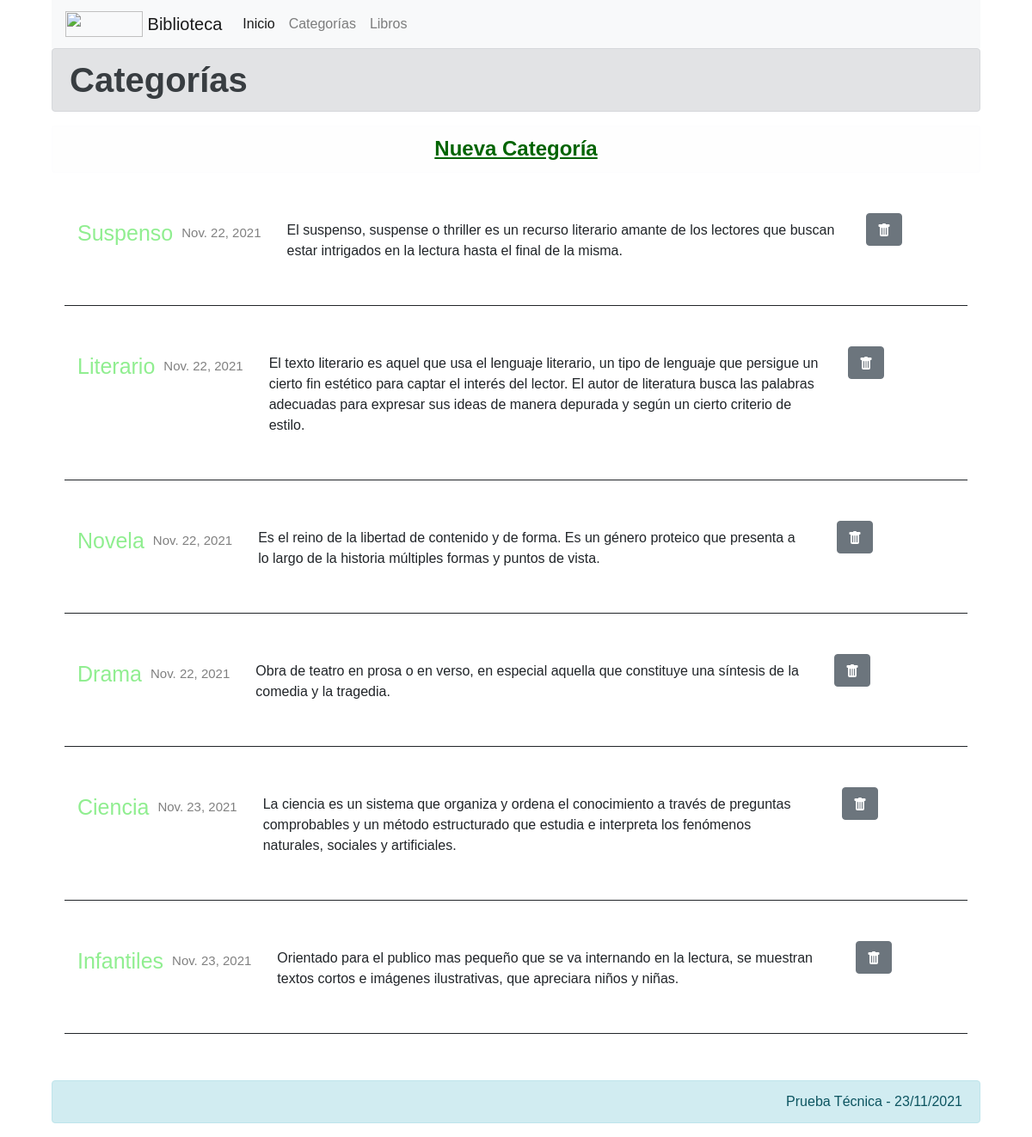
Page /categories/ on the committed database.
### libros/models.py (models this page shows)
class Category(models.Model):
    name= models.CharField(max_length=100, verbose_name='Nombre', null=False, blank=False)
    description = models.CharField(max_length=255, verbose_name='Descripción', null=False, blank=False)
    create_at= models.DateTimeField(auto_now_add=True, verbose_name="Creado el")
    class Meta:
        verbose_name= 'Categoría'
        verbose_name_plural = 'Categorías'
    def __str__(self):
        return self.name

### libros/views.py (the view)
# urls.py: path('categories/', views.list_categories, name="list_categories"),
def list_categories(request):
    categories = Category.objects.all()
    print(categories)
    return render(request, 'categories/list.html', {
        'title': 'Categorías',
        'categories': categories
    })

### libros/templates/categories/list.html (shortened to what this page needs)
{% extends 'layouts/layout.html' %}
{% block content %}
    <h1 class="title alert alert-secondary alert-link">{{title}} </h1>
    <h4 class="title alert alert-light alert-link text-center"><a class="new-element" href="{% url 'create-category' %}">Nueva Categor&iacute;a</a></h5>
    {%for category in categories %}
        {% include 'categories/category.html' with category=category nolink=0 %}
    {% endfor %}
{% endblock %}

### iniapp/templates/layouts/layout.html (shortened to what this page needs)
<!DOCTYPE html>
<html>
    <head>
        {% load static %}
        <link rel="stylesheet" href="https://cdn.jsdelivr.net/npm/bootstrap@4.5.3/dist/css/bootstrap.min.css">
        <link rel="stylesheet" type="text/css" href="{% static 'css/style.css' %}"/>
    </head>
    <body>
        <div class="container">
            <div class="col-sm-12">
                <nav class="navbar navbar-expand-lg navbar-light bg-light">
                    <a class="navbar-brand" href="{% url 'index' %}">
                        <img src="https://www.teknei.com/wp-content/uploads/2021/08/Teknei-1.svg" width="90" height="30" class="d-inline-block align-top" alt="" loading="lazy">
                        Biblioteca
                    </a>
                    <div class="collapse navbar-collapse" id="navbarNav">
                        <ul class="navbar-nav">
                            <li class="nav-item active">
                                <a class="nav-link" href="{% url 'index' %}">Inicio</a>
                            </li>
                            <li class="nav-item">
                                <a class="nav-link" href="{% url 'list_categories' %}">Categorías</a>
                            </li>
                            <li class="nav-item">
                                <a class="nav-link" href="{% url 'list_books' %}">Libros</a>
                            </li>
                        </ul>
                    </div>
                </nav>
            </div>
            <div id="content">
                <div class="col-sm-12">
                    {% block content %}{% endblock %}
                </div>
            </div>
            <br/>
            <div class="col-sm-12" >
                <footer class="alert alert-info text-right" role="alert">
                    Prueba Técnica - {% now "d/m/Y" %}
                </footer>
            </div>
        </div>
    </body>
</html>

### libros/templates/categories/category.html (shortened to what this page needs)
        <div class="col-sm-12">
        <Category class="category-item">
            <div class="data">
                <h2>
                    {% if nolink == 0 %}
                        <a class="select-element" href="{% url 'category' category.id %}">{{category.name}}</a>
                    {% else %}
                        <span class="nameElement">{{category.name}}</span>
                    {% endif %}
                </h2>
                <span class"date">
                    {{category.create_at| date}}
                </span>
                <p>
                    {{category.description| safe}}
                </p>
                <h3 class="{{delete}}">
                    <a href="{% url 'del_category' category.id %} " class="btn btn-delete">
                        <button type="button" class="btn btn-secondary" alt="Eliminar categoría">
                        </button>
                    </a>
                </h3>
            </div>
        </Category>
        </div>

### iniapp/static/css/style.css (style rules this page uses)
* { margin: 0px; padding: 0px; font-family: Arial, Helvetica, sans-serif; text-decoration: none; }
#content { margin: 0 auto; margin-bottom: 30px; }
.new-element { text-decoration: underline; color: darkgreen; }
.select-element { text-decoration: none; color: lightgreen; }
.category-item, .book-item { margin-bottom: 20px; margin-top: 20px; padding: 15px; border-bottom: 1px solid; clear: both; display: flex; }
.category-item .data, .book-item .data { float: left; padding: 15px; padding-top: 0; display: contents; }
.category-item h2, .book-item h5 { font-size: 25px; color: #333; margin-bottom: 10px; padding: 20px 0; max-width: 126px; }
.category-item h3 { padding-top: 5px; }
.category-item span, .book-item span { font-size: 15px; color: gray; margin-bottom: 10px; display: block; padding: 24px 10px; max-width: 150px; }
.category-item p, .book-item p { padding: 20px; max-width: 680px; }

### rows in the picture
Category: name "Suspenso", create_at "Nov. 22, 2021", description "El suspenso, suspense o thriller es un recurso literario amante de los lectores que buscan estar intrigados en la lectura hasta el final de la misma."
Category: name "Literario", create_at "Nov. 22, 2021", description "El texto literario es aquel que usa el lenguaje literario, un tipo de lenguaje que persigue un cierto fin estético para captar el interés del lector. El autor de literatura busca las palabras adecuadas para expresar sus ideas de manera depurada y según un cierto criterio de estilo."
Category: name "Novela", create_at "Nov. 22, 2021", description "Es el reino de la libertad de contenido y de forma. Es un género proteico que presenta a lo largo de la historia múltiples formas y puntos de vista."
Category: name "Drama", create_at "Nov. 22, 2021", description "Obra de teatro en prosa o en verso, en especial aquella que constituye una síntesis de la comedia y la tragedia."
Category: name "Ciencia", create_at "Nov. 23, 2021", description "La ciencia es un sistema que organiza y ordena el conocimiento a través de preguntas comprobables y un método estructurado que estudia e interpreta los fenómenos naturales, sociales y artificiales."
Category: name "Infantiles", create_at "Nov. 23, 2021", description "Orientado para el publico mas pequeño que se va internando en la lectura, se muestran textos cortos e imágenes ilustrativas, que apreciara niños y niñas."

### other values in the picture
{{ title }} "Categorías"
